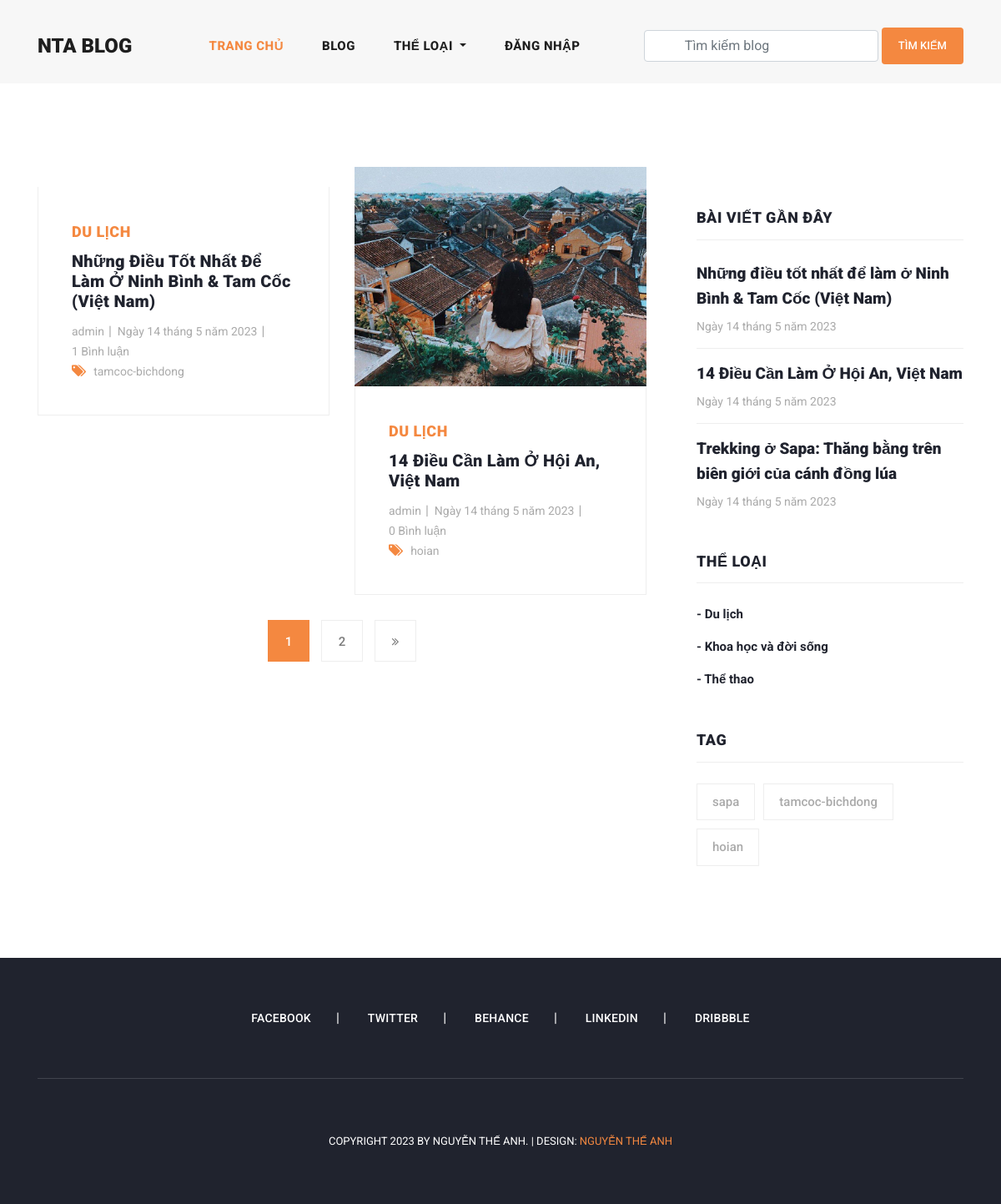
The page /category_blogs/du-lich/ on the database its author committed.
### blog/models.py (models this page shows, shortened)
class Blog(models.Model):
    user = models.ForeignKey(
        User,
        related_name='user_blogs',
        on_delete=models.CASCADE
    )
    category = models.ForeignKey(
        Category,
        related_name='category_blogs',
        on_delete=models.CASCADE
    )
    tags = models.ManyToManyField(
        Tag,
        related_name='tag_blogs',
        blank=True
    )
    likes = models.ManyToManyField(
        User,
        related_name='user_likes',
        blank=True
    )
    title = models.CharField(
        max_length=250
    )
    slug = models.SlugField(null=True, blank=True)
    banner = models.ImageField(upload_to='blog_banners')
    description = RichTextField()
    created_date = models.DateField(auto_now_add=True)

class Category(models.Model):
    title = models.CharField(max_length=150, unique=True)
    slug = models.SlugField(null=True, blank=True)
    created_date = models.DateField(auto_now_add=True)

class Tag(models.Model):
    title = models.CharField(max_length=150)
    slug = models.SlugField(null=True, blank=True)
    created_date = models.DateField(auto_now_add=True)

### user_profile/models.py (models this page shows, shortened)
class User(AbstractUser):
    email = models.EmailField(
        max_length=150,
        unique=True,
        error_messages={
            "unique": "The email must be unique"
        }
    )
    profile_image = models.ImageField(
        null=True,
        blank=True,
        upload_to="profile_images"
    )
    followers = models.ManyToManyField("Follow")
    REQUIRED_FIELDS = ["email"]
    objects = CustomUserManager()

### blog/views.py (the view)
# urls.py: path('category_blogs/<str:slug>/', category_blogs, name='category_blogs'),
def category_blogs(request, slug):
    category = get_object_or_404(Category, slug=slug)
    queryset = category.category_blogs.all()
    tags = Tag.objects.order_by('-created_date')[:5]
    page = request.GET.get('page', 1)
    paginator = Paginator(queryset, 2)
    all_blogs = Blog.objects.order_by('-created_date')[:5]
    try:
        blogs = paginator.page(page)
    except EmptyPage:
        blogs = paginator.page(1)
    except PageNotAnInteger:
        blogs = paginator.page(1)
        return redirect('blogs')
    context = {
        "blogs": blogs,
        "tags": tags,
        "all_blogs": all_blogs
    }
    return render(request, 'category_blogs.html', context)

### blog/context_processors.py (called while the page is built)
def get_all_categories(request):
    categories = Category.objects.all()
    context = {
        "categories": categories
    }
    return context

### user_profile/context_processors.py (called while the page is built, shortened)
def user_notifications(request):
    context = {}
    return context

### templates/category_blogs.html (shortened to what this page needs)
{% extends 'base.html' %}
{% load static %}
{% block content %}
    <section class="blog-posts grid-system">
      <div class="container">
        <div class="row">
          <div class="col-lg-8">
            <div class="all-blog-posts">
              <div class="row">
                {% for blog in blogs %}
                {% include 'blog_card.html' %}
                {% endfor %}
                <div class="col-lg-12">
                  {% include 'pagination.html' %}
                </div>
              </div>
            </div>
          </div>
          {% include 'sidebar.html' with blogs=all_blogs %}
        </div>
      </div>
    </section>
{% endblock content %}

### templates/blog_card.html
{% load static %}
<div class="col-lg-6">
  <div class="blog-post">
      <div class="blog-thumb">
        <img src="{{blog.banner.url}}" alt="">
      </div>
      <div class="down-content">
        <span>{{blog.category.title}}</span>
        <a href="{% url 'blog_details' blog.slug %}"><h4>{{blog.title}}</h4></a>
        <ul class="post-info">
          <li><a href="{% url 'view_user_information' blog.user.username %}">{{blog.user.username}}</a></li>
          <li><a href="#">{{blog.created_date}}</a></li>
          <li><a href="#">{{blog.blog_comments.all.count}} Bình luận</a></li>
        </ul>
        <div class="post-options">
          <div class="row">
            <div class="col-lg-12">
              <ul class="post-tags">
                <li><i class="fa fa-tags"></i></li>
                {% if blog.tags.all.count > 0 %}
                {% for tag in blog.tags.all %}
                  <li><a href="#">{{tag.title}}</a></li>
                {% endfor %}
                {% else %}
                  Không có
                {% endif %}
              </ul>
            </div>
          </div>
        </div>
      </div>
    </div>
  </div>

### templates/sidebar.html
<div class="col-lg-4">
    <div class="sidebar">
      <div class="row">
        <div class="col-lg-12">
          <div class="sidebar-item recent-posts">
            <div class="sidebar-heading">
              <h2>Bài viết gần đây</h2>
            </div>
            <div class="content">
              <ul>
                {% for blog in blogs|slice:"3" %}
                <li><a href="{% url 'blog_details' blog.slug %}">
                  <h5>{{blog.title}}</h5>
                  <span>{{blog.created_date}}</span>
                </a></li>
                {% endfor %}
              </ul>
            </div>
          </div>
        </div>
        <div class="col-lg-12">
          <div class="sidebar-item categories">
            <div class="sidebar-heading">
              <h2>Thể loại</h2>
            </div>
            <div class="content">
              <ul>
                {% for category in categories %}
                <li><a href="{% url 'category_blogs' category.slug %}">- {{category.title}}</a></li>
                {% endfor %}
              </ul>
            </div>
          </div>
        </div>
        <div class="col-lg-12">
          <div class="sidebar-item tags">
            <div class="sidebar-heading">
              <h2>Tag</h2>
            </div>
            <div class="content">
              <ul>
                {% for tag in tags %}
                <li><a href="{% url 'tag_blogs' tag.slug %}">{{tag.title}}</a></li>
                {% endfor %}
              </ul>
            </div>
          </div>
        </div>
      </div>
    </div>
  </div>

### assets/css/templatemo-stand-blog.css (style rules this page uses)
body { font-family: 'Roboto', sans-serif; overflow-x: hidden; text-rendering: optimizeLegibility; -webkit-font-smoothing: antialiased; -moz-osx-font-smoothing: grayscale; }
a { text-decoration: none!important; }
ul { padding: 0; margin: 0; list-style: none; }
h1,h2,h3,h4,h5,h6 { margin: 0px; }
.blog-posts { margin-top: 100px; }
.blog-posts .blog-post { margin-bottom: 30px; }
.blog-posts .blog-thumb img { width: 100%; overflow: hidden; }
.blog-posts .down-content { padding: 40px; border-right: 1px solid #eee; border-left: 1px solid #eee; border-bottom: 1px solid #eee; }
.blog-posts .down-content span { font-size: 18px; text-transform: uppercase; letter-spacing: 0.5px; font-weight: 900; color: #f48840; }
.blog-posts .down-content h4 { font-size: 24px; text-transform: capitalize; letter-spacing: 0.5px; font-weight: 900; color: #20232e; margin: 10px 0px 12px 0px; }
.blog-posts .down-content ul.post-info li { display: inline-block; margin-right: 8px; }
.blog-posts .down-content ul.post-info li:after { content: '|'; color: #aaa; margin-left: 8px; }
.blog-posts .down-content h4 { font-size: 20px; letter-spacing: 0.25px; }
.grid-system .down-content ul.post-info li { margin-right: 3px; }
.grid-system .down-content ul.post-info li:after { margin-left: 5px; }
.blog-posts .down-content ul.post-info li:last-child::after { display: none; }
.blog-posts .down-content ul.post-info li a { font-size: 14px; color: #aaa; font-weight: 400; transition: all .3s; }
.blog-posts .down-content ul.post-tags li, .blog-posts .down-content ul.post-share li { display: inline-block; }
.blog-posts .down-content ul.post-tags li:first-child i, .blog-posts .down-content ul.post-share li:first-child i { color: #f48840; margin-right: 5px; }
.blog-posts .down-content ul.post-tags li, .blog-posts .down-content ul.post-share li { color: #aaa; }
.blog-posts .down-content ul.post-tags li a, .blog-posts .down-content ul.post-share li a { font-size: 14px; color: #aaa; font-weight: 400; transition: all .3s; }
.blog-posts .sidebar-heading h2 { font-size: 18px; text-transform: uppercase; font-weight: 900; letter-spacing: 0.5px; color: #20232e; border-bottom: 1px solid #eee; padding-bottom: 15px; margin-bottom: 25px; }
.sidebar { margin-left: 30px; }
.sidebar .sidebar-item { margin-top: 50px; }
.sidebar .sidebar-heading h2 { font-size: 18px; text-transform: uppercase; font-weight: 900; letter-spacing: 0.5px; color: #20232e; border-bottom: 1px solid #eee; padding-bottom: 15px; margin-bottom: 25px; }
.sidebar .recent-posts ul li { margin-bottom: 15px; padding-bottom: 15px; border-bottom: 1px solid #eee; }
.sidebar .recent-posts ul li:last-child { margin-bottom: 0px; padding-bottom: 0px; border-bottom: none; }
.sidebar .recent-posts ul li h5 { font-size: 19px; font-weight: 900; color: #20232e; line-height: 30px; transition: all 0.3s; }
.sidebar .recent-posts ul li span { display: block; font-size: 14px; color: #aaa; margin-top: 8px; }
.sidebar .categories ul li { margin-bottom: 15px; }
.sidebar .categories ul li:last-child { margin-bottom: 0px; }
.sidebar .categories ul li a { font-size: 15px; font-weight: 700; color: #20232e; transition: all .3s; }
.sidebar .tags ul li { margin-right: 6px; display: inline-block; }
.sidebar .tags ul li { margin-bottom: 10px; }
.sidebar .tags ul li a { font-size: 15px; font-weight: 500; color: #aaa; display: inline-block; border: 1px solid #eee; padding: 10px 18px; transition: all .3s; }

### rows shown on the page
Blog: category "DU LỊCH", title "Những Điều Tốt Nhất Để Làm Ở Ninh Bình & Tam Cốc (Việt Nam)", user.username "admin", created_date "Ngày 14 tháng 5 năm 2023", blog_comments.all.count "1", title "Những điều tốt nhất để làm ở Ninh Bình & Tam Cốc (Việt Nam)"
Tag: title "tamcoc-bichdong"
Blog: banner (picture), category "DU LỊCH", title "14 Điều Cần Làm Ở Hội An, Việt Nam", user.username "admin", created_date "Ngày 14 tháng 5 năm 2023", blog_comments.all.count "0"
Tag: title "hoian"
Blog: title "Trekking ở Sapa: Thăng bằng trên biên giới của cánh đồng lúa", created_date "Ngày 14 tháng 5 năm 2023"
Category: title "Du lịch"
Category: title "Khoa học và đời sống"
Category: title "Thể thao"
Tag: title "sapa"

### other values the page prints
{{ page }} "1"
{{ page }} "2"
